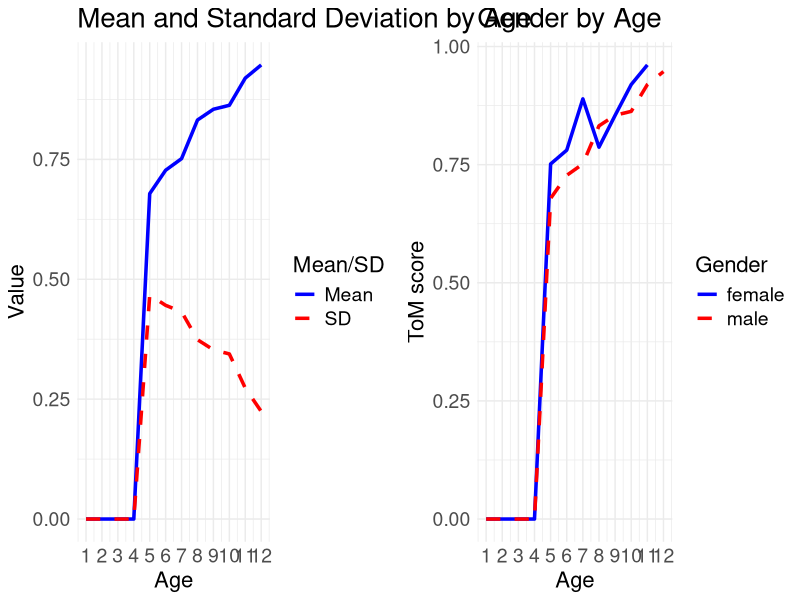
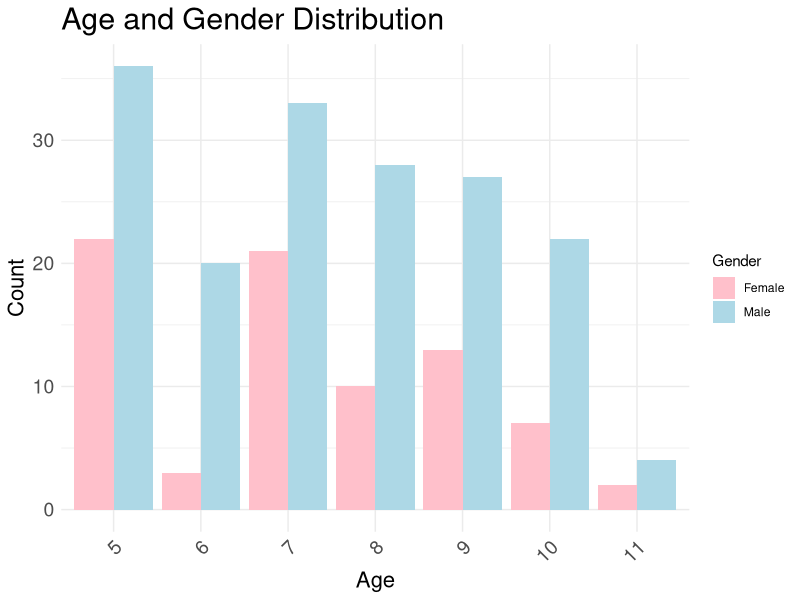

These charts were generated, in order, by the following R code:
## ---- chunk 1
knitr::opts_chunk$set(echo = TRUE)
## ---- chunk 2
library(tidyverse)
library(dplyr)
library(knitr)
library(ggplot2)
library(gridExtra)
## ---- chunk 3
tom2 <- read.csv("../behavioral_data/ToMBooklet1-Data.csv")

gender <- read.csv("../behavioral_data//ToMBooklet1_gender.csv") %>%
  rename(subID = SubID) %>%
  mutate(Age = as.integer(Age)) # age into interger


#print(head(tom2))


gender$Gender[gender$Gender == "F"] <- "Female"
gender$Gender[gender$Gender == "M"] <- "Male"


tom2_gender <- right_join(tom2, gender, by = "subID") %>%  # right_join
  group_by(Question_ID, Gender) # group_by


tom2_gender <- tom2_gender[!is.na(tom2_gender$Age), ]

print(head(tom2_gender))
## ---- chunk 4
# list to store result 

unique_ages <- sort(unique(tom2_gender$Age)) # with diffferent age

ages_mean <- numeric(length(unique_ages))
ages_sd <- numeric(length(unique_ages))

f_ages_mean  <- numeric(length(unique_ages))
f_ages_sd <- numeric(length(unique_ages))

m_ages_mean <- numeric(length(unique_ages))
m_ages_sd <- numeric(length(unique_ages))


for(age in unique_ages) {
  older <- tom2_gender %>%
    filter(Age == age)
  
  f_older <- older %>%
    filter(Gender == "Female")
  
  m_older <- older %>%
    filter(Gender == "Male")
  
  
  ages_mean[age] <- mean(m_older$Answer..0..1., na.rm = TRUE)
  ages_sd[age] <- sd(m_older$Answer..0..1., na.rm = TRUE)
  
  f_ages_mean[age] <- mean(f_older$Answer..0..1., na.rm = TRUE)
  f_ages_sd[age] <- sd(f_older$Answer..0..1., na.rm = TRUE)
  
  m_ages_mean[age] <- mean(m_older$Answer..0..1., na.rm = TRUE)

m_ages_sd[age] <- sd(m_older$Answer..0..1., na.rm = TRUE)
}
  

#plot(ages_mean, type = "l", main = "Line Plot", xlab = "age", ylab = "answer mean")
#plot(ages_sd, type = "l", main = "Line Plot", xlab = "age", ylab = "answer mean")

data <- data.frame(
  Age = 1:max(unique_ages),
  Mean = ages_mean,
  SD = ages_sd,
  f_m = f_ages_mean,
  f_sd = f_ages_sd,
  m_m = m_ages_mean,
  m_sd = m_ages_sd
)

p1 <- ggplot(data) +
  geom_line(aes(x = Age, y = Mean, color = "Mean", linetype = "Mean"), size = 1.2) +
  geom_line(aes(x = Age, y = SD, color = "SD", linetype = "SD"), size = 1.2) +
  scale_color_manual(name = "Mean/SD", values = c("Mean" = "blue", "SD" = "red")) +
  scale_linetype_manual(name = "Mean/SD", values = c("Mean" = "solid", "SD" = "dashed")) +
  labs(title = "Mean and Standard Deviation by Age", x = "Age", y = "Value") +
  theme_minimal() +
  scale_x_continuous(breaks = seq(min(data$Age), max(data$Age), by = 1)) +
  theme(plot.title = element_text(size = 20),
        legend.title = element_text(size = 16),  # Adjust legend title size
        legend.text = element_text(size = 14),   # Adjust legend text size
        axis.title.x = element_text(size = 16),  # Adjust x-axis title size
        axis.title.y = element_text(size = 16),  # Adjust y-axis title size
        axis.text.x = element_text(size = 14),   # Adjust x-axis text size
        axis.text.y = element_text(size = 14))   # Adjust y-axis text size

# Plot 2
p2 <- ggplot(data) +
  geom_line(aes(x = Age, y = f_m, color = "female", linetype = "female"), size = 1.2) +
  geom_line(aes(x = Age, y = m_m, color = "male", linetype = "male"), size = 1.2) +
  scale_color_manual(name = "Gender", values = c("female" = "blue", "male" = "red")) +
  scale_linetype_manual(name = "Gender", values = c("female" = "solid", "male" = "dashed")) +
  labs(title = "Gender by Age", x = "Age", y = "ToM score") +
  theme_minimal() +
  scale_x_continuous(breaks = seq(min(data$Age), max(data$Age), by = 1)) +
  theme(plot.title = element_text(size = 20),
        legend.title = element_text(size = 16),  # Adjust legend title size
        legend.text = element_text(size = 14),   # Adjust legend text size
        axis.title.x = element_text(size = 16),  # Adjust x-axis title size
        axis.title.y = element_text(size = 16),  # Adjust y-axis title size
        axis.text.x = element_text(size = 14),   # Adjust x-axis text size
        axis.text.y = element_text(size = 14))   # Adjust y-axis text size

# Combine plots
combined_plot <- grid.arrange(p1, p2, ncol = 2)

# Save combined plot
ggsave("combined_plot.png", combined_plot, width = 16, height = 8, units = "in")
## ---- chunk 5
library(ggplot2)
library(dplyr)
library(tidyr)

## use gender for counts
age_gender_counts <- gender %>%
  filter(Age >= 1 & Age <= 12) %>%
  group_by(Age, Gender) %>%
  summarise(count = n(), .groups = 'drop')


print(age_gender_counts)



ggplot(age_gender_counts, aes(x = factor(Age), y = count, fill = Gender)) +
  geom_bar(stat = "identity", position = "dodge") +
  labs(title = "Age and Gender Distribution", x = "Age", y = "Count") +
  theme_minimal() +
  scale_fill_manual(values = c("Female" = "pink", "Male" = "lightblue")) +
  scale_x_discrete(limits = as.character(5:11)) +
   theme(
    axis.text.x = element_text(angle = 45, hjust = 1, size = 14), 
    axis.text.y = element_text(size = 14),  
    axis.title.x = element_text(size = 16),  
    axis.title.y = element_text(size = 16),  
    plot.title = element_text(size = 22)  
  )
## ---- chunk 6
unique_ages_11 <- sort(unique(tom2_gender$Age))
unique_ages_11 <- unique_ages_11[unique_ages_11 != 12]
unique_ages_11
## ---- chunk 7
all_ages_summary <- list()
all_ages_differences <- list()

print(unique_ages)
for (age in unique_ages_11) {  # exclude 12
# gender difference code 
  older <- tom2_gender %>%
    filter(Age == age)
  print(age)
  
  older_summary <- older %>%
    summarise(
      mean_response = mean(Answer..0..1., na.rm = TRUE),
      sd_response = sd(Answer..0..1., na.rm = TRUE)
    )
  
  all_ages_summary[[paste("Age", age)]] <- older_summary 

  #print(paste("Summary for Age", age, "and up:")) #print seperately 
  #print(older_summary)
  
older_differences <- older %>%
  group_by(Question_ID, Gender) %>%
  summarise(mean_response = mean(Answer..0..1., na.rm = TRUE)) %>%
  pivot_wider(names_from = Gender, values_from = mean_response, values_fill = 0) %>%
  mutate(across(any_of(c("Female", "Male")), ~ifelse(is.null(.), 0, .))) %>%
  mutate(gender_difference = coalesce(Female, 0) - coalesce(Male, 0)) %>%
  arrange(desc(gender_difference))

  unique(older$Gender)
  
  all_ages_differences[[paste("Age", age)]] <- older_differences 
  
  #print(paste("Differences for Age", age, "and up:"))# print seperatly
  #print(older_differences)

  #Question analysis based on age



cluster_older <- older %>%
mutate(Cluster = sub(".*_(1[0-9]|[1-9])\\..*", "\\1", Question_ID))
  
  cluster_older_summary <- cluster_older %>%
    group_by(Cluster) %>%
    summarise(
      mean_response = mean(Answer..0..1., na.rm = TRUE),
      sd_response = sd(Answer..0..1., na.rm = TRUE)
    ) %>%
    arrange(as.numeric(Cluster))
  
  #all_ages_summary[[paste("Cluster Age", age)]] <- cluster_older_summary

  #print(paste("Summary for Cluster Age", age, "and up:"))
  #print(cluster_older_summary)
  
cluster_older_differences <- cluster_older %>%
  group_by(Cluster, Gender) %>%
  summarise(mean_response = mean(Answer..0..1., na.rm = TRUE)) %>%
  pivot_wider(names_from = Gender, values_from = mean_response, values_fill = 0) %>%
  mutate(gender_difference = `Female` - `Male`) %>%
  arrange(desc(gender_difference))
  
  all_ages_differences[[paste("Cluster Age", age)]] <- cluster_older_differences

  #print(paste("Differences for Cluster Age", age, "and up:"))
  #print(cluster_older_summary)
}

# all age summary 
print(all_ages_summary)
#print(all_ages_differences)
## ---- chunk 8
print(names(all_ages_summary))
## ---- chunk 9
print(all_ages_summary["Age 3"])
